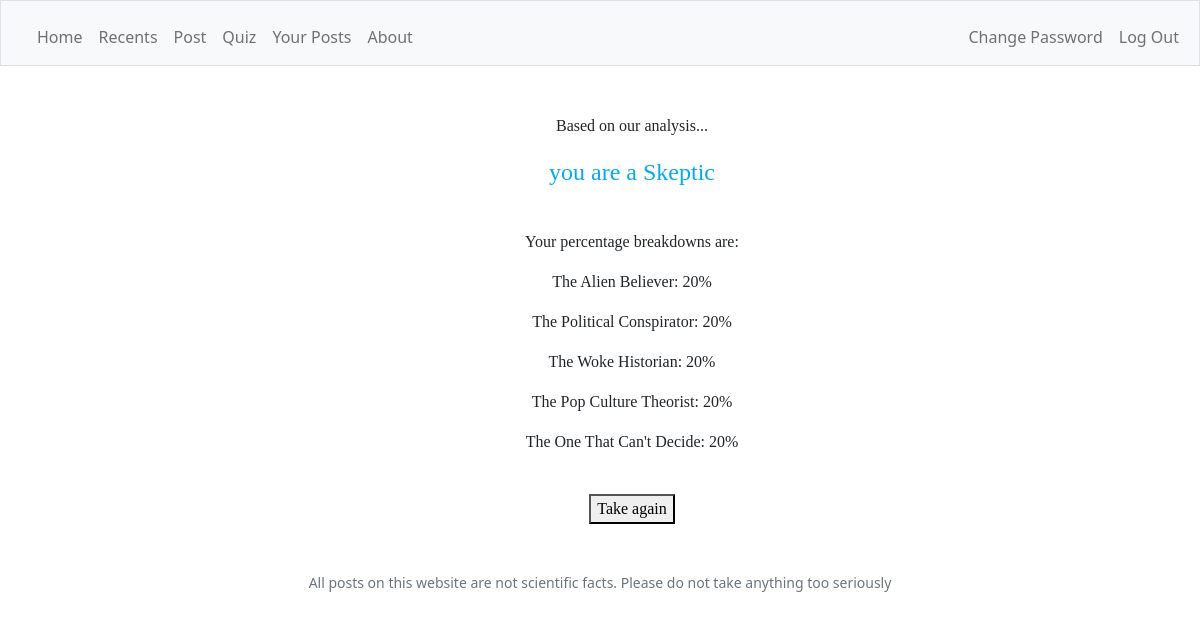
Before: /results (signed in) with the older database file.
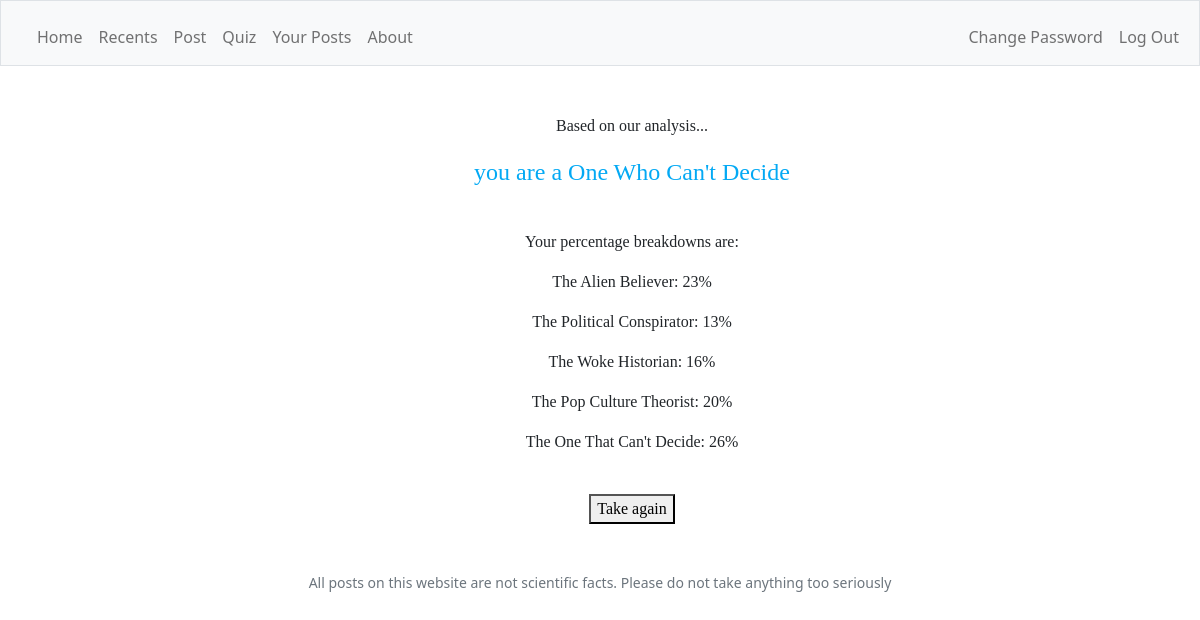
After: the same page with the newer database file.
### tables this page shows
CREATE TABLE quiz (username TEXT NOT NULL UNIQUE, alien INTEGER, politics INTEGER, history INTEGER,  misc INTEGER, popcult INTEGER, skeptic INTEGER, result TEXT, believer INTEGER, wellround INTEGER);

### app.py (the view)
@app.route("/results", methods=["GET", "POST"])
@login_required
def results():
    if request.method == "POST":
        return redirect("/questions")
    else:
        quizResults = db.execute("SELECT * FROM quiz WHERE username = ?", session["user_id"])
        if quizResults[0]["wellround"] == 1:
            results = "Well-Rounder"
            if quizResults[0]["skeptic"] == 1:
                results = "Skeptic"
            if quizResults[0]["believer"] == 1:
                results = "True Believer"
        else:
            results = quizResults[0]["result"]
        return render_template("results.html", results=results, quizResults=quizResults)

### app.py (called while the page is built)
@app.after_request
def after_request(response):
    response.headers["Cache-Control"] = "no-cache, no-store, must-revalidate"
    response.headers["Expires"] = 0
    response.headers["Pragma"] = "no-cache"
    return response

### helpers.py (called while the page is built)
def login_required(f):
    @wraps(f)
    def decorated_function(*args, **kwargs):
        if session.get("user_id") is None:
            return redirect("/login")
        return f(*args, **kwargs)
    return decorated_function

### templates/results.html (shortened to what this page needs)
<!DOCTYPE html>
<html lang="en">
    <head>
        <link href="https://cdn.jsdelivr.net/npm/bootstrap@5.1.3/dist/css/bootstrap.min.css" rel="stylesheet">
        <link href="/static/styles.css" rel="stylesheet">
    </head>
    <body>
        <nav class="bg-light border navbar navbar-expand-md navbar-light">
            <div class="container-fluid">
                <div class="collapse navbar-collapse" id="navbar">
                    {% if session["user_id"] %}
                        <ul class="navbar-nav me-auto mt-2">
                            <li class="nav-item"><a class="nav-link" href="/">Home</a></li>
                            <li class="nav-item"><a class="nav-link" href="/recents">Recents</a></li>
                            <li class="nav-item"><a class="nav-link" href="/post">Post</a></li>
                            <li class="nav-item"><a class="nav-link" href="/quiz">Quiz</a></li>
                            <li class="nav-item"><a class="nav-link" href="/your-posts">Your Posts</a></li>
                            <li class="nav-item"><a class="nav-link" href="/about">About</a></li>
                        </ul>
                        <ul class="navbar-nav ms-auto mt-2">
                            <li class="nav-item"><a class="nav-link" href="/change">Change Password</a></li>
                            <li class="nav-item"><a class="nav-link" href="/logout">Log Out</a></li>
                        </ul>
                    {% else %}
                        <ul class="navbar-nav ms-auto mt-2">
                            <li class="nav-item"><a class="nav-link" href="/register">Register</a></li>
                            <li class="nav-item"><a class="nav-link" href="/login">Log In</a></li>
                        </ul>
                    {% endif %}
                </div>
            </div>
        </nav>
        <main class="container-fluid py-5 text-center">
            {% block main %}
                <div class="container">
                    <p>Based on our analysis...</p>
                    <p class="crimson large">you are a {{ results }}</p>
                </div>
                <br>
                <div class="container">
                    <p>Your percentage breakdowns are: </p>
                    {% for percentage in quizResults %}
                        <p>The Alien Believer: {{ percentage.alien }}%</p>
                        <p>The Political Conspirator: {{ percentage.politics }}%</p>
                        <p>The Woke Historian: {{ percentage.history }}%</p>
                        <p>The Pop Culture Theorist: {{ percentage.popcult }}%</p>
                        <p>The One That Can't Decide: {{ percentage.misc }}%</p>
                    {% endfor %}
                </div>
                <br>
                <div class="container">
                    <form action="/results" id="return" method="post">
                        <button name="takeAgain" value="takeAgain" type="submit">Take again</button>
                    </form>
                </div>
            {% endblock %}
        </main>
        <footer class="mb-5 small text-center text-muted">
            All posts on this website are not scientific facts. Please do not take anything too seriously
        </footer>
    </body>
</html>

Changed rows visible on the page:
changed quiz: result (not shown) → "One Who Can't Decide"; alien "20" → "23"; politics "20" → "13"; history "20" → "16"; misc "20" → "26"
Other visible differences:
{{ results }}: "Skeptic" → (not shown)
